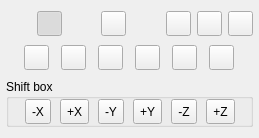
<?xml version="1.0" encoding="UTF-8"?>
<ui version="4.0">
 <class>FilterToolDlg</class>
 <widget class="QDialog" name="FilterToolDlg">
  <property name="geometry">
   <rect>
    <x>0</x>
    <y>0</y>
    <width>259</width>
    <height>138</height>
   </rect>
  </property>
  <property name="sizePolicy">
   <sizepolicy hsizetype="Maximum" vsizetype="Maximum">
    <horstretch>0</horstretch>
    <verstretch>0</verstretch>
   </sizepolicy>
  </property>
  <property name="windowTitle">
   <string>Filter</string>
  </property>
  <layout class="QVBoxLayout" name="verticalLayout">
   <property name="spacing">
    <number>4</number>
   </property>
   <property name="leftMargin">
    <number>6</number>
   </property>
   <property name="topMargin">
    <number>6</number>
   </property>
   <property name="rightMargin">
    <number>6</number>
   </property>
   <property name="bottomMargin">
    <number>6</number>
   </property>
   <item>
    <layout class="QHBoxLayout" name="horizontalLayout_2">
     <property name="spacing">
      <number>6</number>
     </property>
     <item>
      <widget class="QToolButton" name="showBoxToolButton">
       <property name="minimumSize">
        <size>
         <width>25</width>
         <height>25</height>
        </size>
       </property>
       <property name="toolTip">
        <string>Show/hide bounding box</string>
       </property>
       <property name="statusTip">
        <string>Show/hide bounding box</string>
       </property>
       <property name="icon">
        <iconset resource="../MainWindow.qrc">
         <normaloff>:/Resources/images/square.png</normaloff>:/Resources/images/square.png</iconset>
       </property>
       <property name="checkable">
        <bool>true</bool>
       </property>
       <property name="checked">
        <bool>false</bool>
       </property>
       <property name="autoRaise">
        <bool>true</bool>
       </property>
      </widget>
     </item>
     <item>
      <widget class="QToolButton" name="showInteractorsToolButton">
       <property name="minimumSize">
        <size>
         <width>25</width>
         <height>25</height>
        </size>
       </property>
       <property name="toolTip">
        <string>Show/hide interactors</string>
       </property>
       <property name="statusTip">
        <string>Show/hide interactors</string>
       </property>
       <property name="icon">
        <iconset resource="../MainWindow.qrc">
         <normaloff>:/Resources/images/interactors.png</normaloff>:/Resources/images/interactors.png</iconset>
       </property>
       <property name="checkable">
        <bool>true</bool>
       </property>
       <property name="checked">
        <bool>true</bool>
       </property>
       <property name="autoRaise">
        <bool>true</bool>
       </property>
      </widget>
     </item>
     <item>
      <spacer name="horizontalSpacer">
       <property name="orientation">
        <enum>Qt::Horizontal</enum>
       </property>
       <property name="sizeHint" stdset="0">
        <size>
         <width>40</width>
         <height>20</height>
        </size>
       </property>
      </spacer>
     </item>
     <item>
      <widget class="QToolButton" name="exportButton">
       <property name="minimumSize">
        <size>
         <width>25</width>
         <height>25</height>
        </size>
       </property>
       <property name="toolTip">
        <string>Export Filtered</string>
       </property>
       <property name="statusTip">
        <string>Export Filtered</string>
       </property>
       <property name="icon">
        <iconset resource="../MainWindow.qrc">
         <normaloff>:/Resources/images/exportCloud.png</normaloff>:/Resources/images/exportCloud.png</iconset>
       </property>
      </widget>
     </item>
     <item>
      <spacer name="horizontalSpacer_9">
       <property name="orientation">
        <enum>Qt::Horizontal</enum>
       </property>
       <property name="sizeHint" stdset="0">
        <size>
         <width>40</width>
         <height>20</height>
        </size>
       </property>
      </spacer>
     </item>
     <item>
      <widget class="QToolButton" name="restoreToolButton">
       <property name="enabled">
        <bool>true</bool>
       </property>
       <property name="minimumSize">
        <size>
         <width>25</width>
         <height>25</height>
        </size>
       </property>
       <property name="toolTip">
        <string>Restore the original entity</string>
       </property>
       <property name="statusTip">
        <string>Restore the original entity</string>
       </property>
       <property name="icon">
        <iconset resource="../MainWindow.qrc">
         <normaloff>:/Resources/images/restore.png</normaloff>:/Resources/images/restore.png</iconset>
       </property>
      </widget>
     </item>
     <item>
      <widget class="QToolButton" name="resetButton">
       <property name="minimumSize">
        <size>
         <width>25</width>
         <height>25</height>
        </size>
       </property>
       <property name="toolTip">
        <string>Reset filter interactor</string>
       </property>
       <property name="statusTip">
        <string>Reset filter interactor</string>
       </property>
       <property name="icon">
        <iconset resource="../MainWindow.qrc">
         <normaloff>:/Resources/images/smallReset.png</normaloff>:/Resources/images/smallReset.png</iconset>
       </property>
      </widget>
     </item>
     <item>
      <widget class="QToolButton" name="closeButton">
       <property name="minimumSize">
        <size>
         <width>25</width>
         <height>25</height>
        </size>
       </property>
       <property name="toolTip">
        <string>Close</string>
       </property>
       <property name="statusTip">
        <string>Close</string>
       </property>
       <property name="icon">
        <iconset resource="../MainWindow.qrc">
         <normaloff>:/Resources/images/smallCancel.png</normaloff>:/Resources/images/smallCancel.png</iconset>
       </property>
      </widget>
     </item>
    </layout>
   </item>
   <item>
    <layout class="QVBoxLayout" name="parametersLayout">
     <property name="spacing">
      <number>2</number>
     </property>
    </layout>
   </item>
   <item>
    <widget class="QFrame" name="viewButtonsFrame">
     <property name="sizePolicy">
      <sizepolicy hsizetype="Preferred" vsizetype="Maximum">
       <horstretch>0</horstretch>
       <verstretch>0</verstretch>
      </sizepolicy>
     </property>
     <property name="frameShape">
      <enum>QFrame::NoFrame</enum>
     </property>
     <property name="frameShadow">
      <enum>QFrame::Plain</enum>
     </property>
     <layout class="QHBoxLayout" name="horizontalLayout_8">
      <property name="spacing">
       <number>12</number>
      </property>
      <property name="leftMargin">
       <number>0</number>
      </property>
      <property name="topMargin">
       <number>0</number>
      </property>
      <property name="rightMargin">
       <number>0</number>
      </property>
      <property name="bottomMargin">
       <number>0</number>
      </property>
      <item>
       <spacer name="horizontalSpacer_4">
        <property name="orientation">
         <enum>Qt::Horizontal</enum>
        </property>
        <property name="sizeHint" stdset="0">
         <size>
          <width>40</width>
          <height>20</height>
         </size>
        </property>
       </spacer>
      </item>
      <item>
       <widget class="QToolButton" name="viewLeftToolButton">
        <property name="sizePolicy">
         <sizepolicy hsizetype="Maximum" vsizetype="Maximum">
          <horstretch>0</horstretch>
          <verstretch>0</verstretch>
         </sizepolicy>
        </property>
        <property name="minimumSize">
         <size>
          <width>25</width>
          <height>25</height>
         </size>
        </property>
        <property name="toolTip">
         <string>Set 'left' view</string>
        </property>
        <property name="statusTip">
         <string>Set 'left' view</string>
        </property>
        <property name="icon">
         <iconset resource="../MainWindow.qrc">
          <normaloff>:/Resources/images/ecvViewXpos.png</normaloff>:/Resources/images/ecvViewXpos.png</iconset>
        </property>
       </widget>
      </item>
      <item>
       <widget class="QToolButton" name="viewRightToolButton">
        <property name="sizePolicy">
         <sizepolicy hsizetype="Maximum" vsizetype="Maximum">
          <horstretch>0</horstretch>
          <verstretch>0</verstretch>
         </sizepolicy>
        </property>
        <property name="minimumSize">
         <size>
          <width>25</width>
          <height>25</height>
         </size>
        </property>
        <property name="toolTip">
         <string>Set 'right' view</string>
        </property>
        <property name="statusTip">
         <string>Set 'right' view</string>
        </property>
        <property name="icon">
         <iconset resource="../MainWindow.qrc">
          <normaloff>:/Resources/images/ecvViewXneg.png</normaloff>:/Resources/images/ecvViewXneg.png</iconset>
        </property>
       </widget>
      </item>
      <item>
       <widget class="QToolButton" name="viewFrontToolButton">
        <property name="sizePolicy">
         <sizepolicy hsizetype="Maximum" vsizetype="Maximum">
          <horstretch>0</horstretch>
          <verstretch>0</verstretch>
         </sizepolicy>
        </property>
        <property name="minimumSize">
         <size>
          <width>25</width>
          <height>25</height>
         </size>
        </property>
        <property name="toolTip">
         <string>Set 'front' view</string>
        </property>
        <property name="statusTip">
         <string>Set 'front' view</string>
        </property>
        <property name="icon">
         <iconset resource="../MainWindow.qrc">
          <normaloff>:/Resources/images/ecvViewYpos.png</normaloff>:/Resources/images/ecvViewYpos.png</iconset>
        </property>
       </widget>
      </item>
      <item>
       <widget class="QToolButton" name="viewBackToolButton">
        <property name="sizePolicy">
         <sizepolicy hsizetype="Maximum" vsizetype="Maximum">
          <horstretch>0</horstretch>
          <verstretch>0</verstretch>
         </sizepolicy>
        </property>
        <property name="minimumSize">
         <size>
          <width>25</width>
          <height>25</height>
         </size>
        </property>
        <property name="toolTip">
         <string>Set 'back' view</string>
        </property>
        <property name="statusTip">
         <string>Set 'back' view</string>
        </property>
        <property name="icon">
         <iconset resource="../MainWindow.qrc">
          <normaloff>:/Resources/images/ecvViewYneg.png</normaloff>:/Resources/images/ecvViewYneg.png</iconset>
        </property>
       </widget>
      </item>
      <item>
       <widget class="QToolButton" name="viewDownToolButton">
        <property name="sizePolicy">
         <sizepolicy hsizetype="Maximum" vsizetype="Maximum">
          <horstretch>0</horstretch>
          <verstretch>0</verstretch>
         </sizepolicy>
        </property>
        <property name="minimumSize">
         <size>
          <width>25</width>
          <height>25</height>
         </size>
        </property>
        <property name="toolTip">
         <string>Set 'down' view</string>
        </property>
        <property name="statusTip">
         <string>Set 'down' view</string>
        </property>
        <property name="icon">
         <iconset resource="../MainWindow.qrc">
          <normaloff>:/Resources/images/ecvViewZneg.png</normaloff>:/Resources/images/ecvViewZneg.png</iconset>
        </property>
       </widget>
      </item>
      <item>
       <widget class="QToolButton" name="viewUpToolButton">
        <property name="sizePolicy">
         <sizepolicy hsizetype="Maximum" vsizetype="Maximum">
          <horstretch>0</horstretch>
          <verstretch>0</verstretch>
         </sizepolicy>
        </property>
        <property name="minimumSize">
         <size>
          <width>25</width>
          <height>25</height>
         </size>
        </property>
        <property name="toolTip">
         <string>Set 'up' view</string>
        </property>
        <property name="statusTip">
         <string>Set 'up' view</string>
        </property>
        <property name="icon">
         <iconset resource="../MainWindow.qrc">
          <normaloff>:/Resources/images/ecvViewZpos.png</normaloff>:/Resources/images/ecvViewZpos.png</iconset>
        </property>
       </widget>
      </item>
      <item>
       <spacer name="horizontalSpacer_5">
        <property name="orientation">
         <enum>Qt::Horizontal</enum>
        </property>
        <property name="sizeHint" stdset="0">
         <size>
          <width>40</width>
          <height>20</height>
         </size>
        </property>
       </spacer>
      </item>
     </layout>
    </widget>
   </item>
   <item>
    <widget class="QGroupBox" name="groupBox">
     <property name="sizePolicy">
      <sizepolicy hsizetype="Preferred" vsizetype="Maximum">
       <horstretch>0</horstretch>
       <verstretch>0</verstretch>
      </sizepolicy>
     </property>
     <property name="title">
      <string>Shift box</string>
     </property>
     <layout class="QHBoxLayout" name="horizontalLayout_4">
      <property name="spacing">
       <number>9</number>
      </property>
      <property name="leftMargin">
       <number>0</number>
      </property>
      <property name="topMargin">
       <number>0</number>
      </property>
      <property name="rightMargin">
       <number>0</number>
      </property>
      <property name="bottomMargin">
       <number>0</number>
      </property>
      <item>
       <spacer name="horizontalSpacer_2">
        <property name="orientation">
         <enum>Qt::Horizontal</enum>
        </property>
        <property name="sizeHint" stdset="0">
         <size>
          <width>1</width>
          <height>20</height>
         </size>
        </property>
       </spacer>
      </item>
      <item>
       <widget class="QToolButton" name="minusXShiftToolButton">
        <property name="sizePolicy">
         <sizepolicy hsizetype="Maximum" vsizetype="Maximum">
          <horstretch>0</horstretch>
          <verstretch>0</verstretch>
         </sizepolicy>
        </property>
        <property name="minimumSize">
         <size>
          <width>25</width>
          <height>25</height>
         </size>
        </property>
        <property name="toolTip">
         <string>Shift box along its X dimension</string>
        </property>
        <property name="text">
         <string notr="true">-X</string>
        </property>
       </widget>
      </item>
      <item>
       <widget class="QToolButton" name="plusXShiftToolButton">
        <property name="sizePolicy">
         <sizepolicy hsizetype="Maximum" vsizetype="Maximum">
          <horstretch>0</horstretch>
          <verstretch>0</verstretch>
         </sizepolicy>
        </property>
        <property name="minimumSize">
         <size>
          <width>25</width>
          <height>25</height>
         </size>
        </property>
        <property name="toolTip">
         <string>Shift box along its X dimension</string>
        </property>
        <property name="text">
         <string notr="true">+X</string>
        </property>
       </widget>
      </item>
      <item>
       <widget class="QToolButton" name="minusYShiftToolButton">
        <property name="sizePolicy">
         <sizepolicy hsizetype="Maximum" vsizetype="Maximum">
          <horstretch>0</horstretch>
          <verstretch>0</verstretch>
         </sizepolicy>
        </property>
        <property name="minimumSize">
         <size>
          <width>25</width>
          <height>25</height>
         </size>
        </property>
        <property name="toolTip">
         <string>Shift box along its Y dimension</string>
        </property>
        <property name="text">
         <string notr="true">-Y</string>
        </property>
       </widget>
      </item>
      <item>
       <widget class="QToolButton" name="plusYShiftToolButton">
        <property name="sizePolicy">
         <sizepolicy hsizetype="Maximum" vsizetype="Maximum">
          <horstretch>0</horstretch>
          <verstretch>0</verstretch>
         </sizepolicy>
        </property>
        <property name="minimumSize">
         <size>
          <width>25</width>
          <height>25</height>
         </size>
        </property>
        <property name="toolTip">
         <string>Shift box along its Y dimension</string>
        </property>
        <property name="text">
         <string notr="true">+Y</string>
        </property>
       </widget>
      </item>
      <item>
       <widget class="QToolButton" name="minusZShiftToolButton">
        <property name="sizePolicy">
         <sizepolicy hsizetype="Maximum" vsizetype="Maximum">
          <horstretch>0</horstretch>
          <verstretch>0</verstretch>
         </sizepolicy>
        </property>
        <property name="minimumSize">
         <size>
          <width>25</width>
          <height>25</height>
         </size>
        </property>
        <property name="toolTip">
         <string>Shift box along its Z dimension</string>
        </property>
        <property name="text">
         <string notr="true">-Z</string>
        </property>
       </widget>
      </item>
      <item>
       <widget class="QToolButton" name="plusZShiftToolButton">
        <property name="sizePolicy">
         <sizepolicy hsizetype="Maximum" vsizetype="Maximum">
          <horstretch>0</horstretch>
          <verstretch>0</verstretch>
         </sizepolicy>
        </property>
        <property name="minimumSize">
         <size>
          <width>25</width>
          <height>25</height>
         </size>
        </property>
        <property name="toolTip">
         <string>Shift box along its Z dimension</string>
        </property>
        <property name="text">
         <string notr="true">+Z</string>
        </property>
       </widget>
      </item>
      <item>
       <spacer name="horizontalSpacer_3">
        <property name="orientation">
         <enum>Qt::Horizontal</enum>
        </property>
        <property name="sizeHint" stdset="0">
         <size>
          <width>0</width>
          <height>20</height>
         </size>
        </property>
       </spacer>
      </item>
     </layout>
    </widget>
   </item>
  </layout>
 </widget>
 <resources>
  <include location="../MainWindow.qrc"/>
 </resources>
 <connections/>
</ui>
